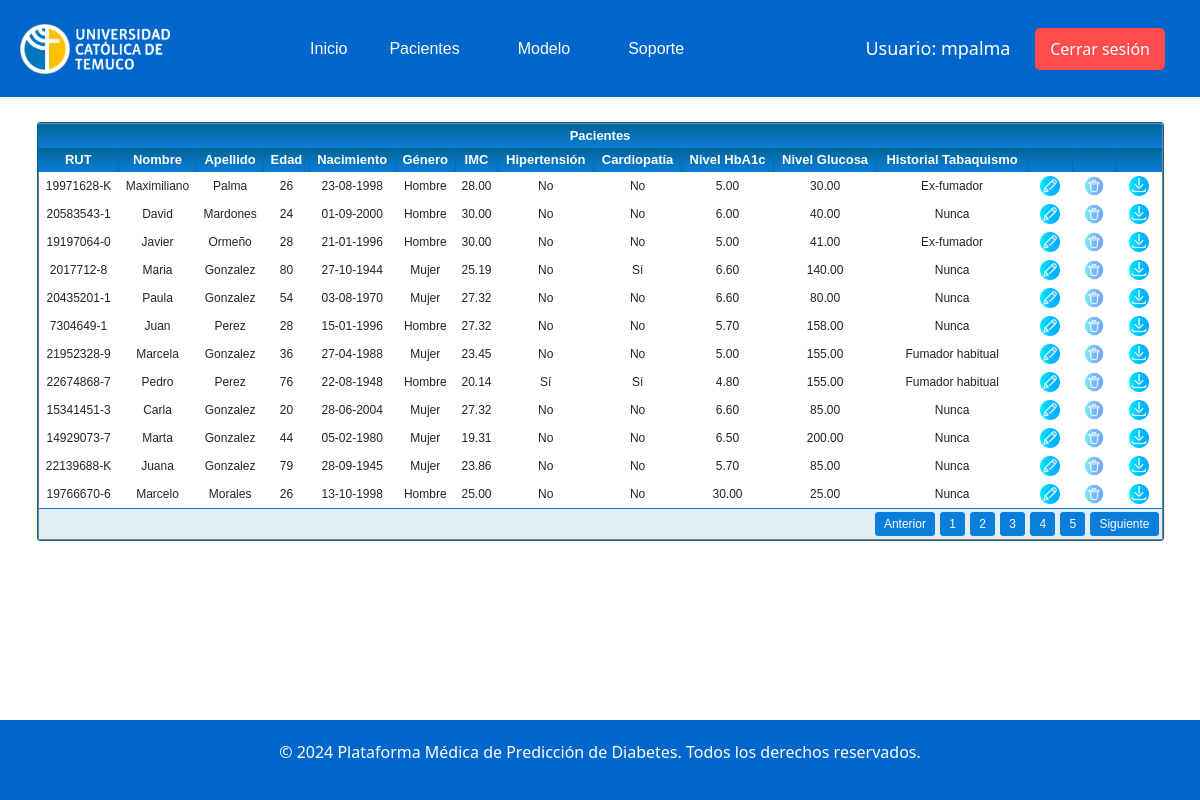
Screenshot of /listado/ (signed in) with the database file from the repository.
### appmodel/models.py (models this page shows, shortened)
class Paciente(models.Model):
    rut = models.CharField(max_length=12)
    nombre = models.CharField(max_length=100)
    apellido = models.CharField(max_length=100)
    edad = models.IntegerField()
    nacimiento = models.DateField()
    genero = models.IntegerField(choices=[(0, 'Mujer'), (1, 'Hombre'),  (2, 'Otro')])
    bmi = models.DecimalField(max_digits=5, decimal_places=2)
    hipertension = models.BooleanField()
    enfermedad_cardiaca = models.BooleanField()
    nivel_hba1c = models.DecimalField(max_digits=4, decimal_places=2)
    nivel_glucosa = models.DecimalField(max_digits=5, decimal_places=2)
    historial_tabaquismo = models.IntegerField(choices=[
        (0, 'Nunca'), (1, 'Ex-fumador'), (2, 'Fumador ocasional'), (3, 'Fumador habitual')
    ])

### appmodel/views.py (the view)
# urls.py: path('listado/', login_required(views.listado_pacientes), name='listado_pacientes'),
@login_required
def listado_pacientes(request):
    pacientes = Paciente.objects.all()
    return render(request, 'listado.html', {'pacientes': pacientes})

### appmodel/templates/listado.html (shortened to what this page needs)
{% extends 'base.html' %}
{% load static %}
{% block content %}
<div class="datagrid-container">
    <div class="datagrid">
        <div class="table-wrapper">
            <table border="1">
                <thead>
                    <tr>
                        <th colspan="15">Pacientes</th>
                    </tr>
                    <tr>
                        <th>RUT</th>
                        <th>Nombre</th>
                        <th>Apellido</th>
                        <th>Edad</th>
                        <th>Nacimiento</th>
                        <th>Género</th>
                        <th>IMC</th>
                        <th>Hipertensión</th>
                        <th>Cardiopatía</th>
                        <th>Nivel HbA1c</th>
                        <th>Nivel Glucosa</th>
                        <th>Historial Tabaquismo</th>
                        <th> </th>
                        <th> </th>
                        <th> </th>
                    </tr>
                </thead>
                <tbody>
                    {% for paciente in pacientes %}
                    <tr id="row-{{ paciente.id }}">
                        <form method="post" action="{% url 'editar_paciente' paciente.id %}">
                            <td>
                                <span id="rut-{{ paciente.id }}">{{ paciente.rut }}</span>
                            </td>
                            <td>
                                <span id="nombre-{{ paciente.id }}">{{ paciente.nombre }}</span>
                            </td>
                            <td>
                                <span id="apellido-{{ paciente.id }}">{{ paciente.apellido }}</span>
                            </td>
                            <td>
                                <span id="edad-{{ paciente.id }}">{{ paciente.edad }}</span>
                            </td>
                            <td>
                                <span id="nacimiento-{{ paciente.id }}">{{ paciente.nacimiento|date:"d-m-Y" }}</span>
                            </td>
                            <td>
                                <span id="genero-{{ paciente.id }}">
                                    {% if paciente.genero == 1 %} Hombre
                                    {% elif paciente.genero == 0 %} Mujer
                                    {% else %} Otro
                                    {% endif %}
                                </span>
                            </td>
                            <td>
                                <span id="bmi-{{ paciente.id }}">{{ paciente.bmi }}</span>
                            </td>
                            <td>
                                <span id="hipertension-{{ paciente.id }}">{{ paciente.hipertension|yesno:"Sí,No" }}</span>
                            </td>
                            <td>
                                <span id="cardiopatia-{{ paciente.id }}">{{ paciente.enfermedad_cardiaca|yesno:"Sí,No" }}</span>
                            </td>
                            <td>
                                <span id="hba1c-{{ paciente.id }}">{{ paciente.nivel_hba1c }}</span>
                            </td>
                            <td>
                                <span id="glucosa-{{ paciente.id }}">{{ paciente.nivel_glucosa }}</span>
                            </td>
                            <td>
                                <span id="tabaquismo-{{ paciente.id }}">
                                    {% if paciente.historial_tabaquismo == 0 %} Nunca
                                    {% elif paciente.historial_tabaquismo == 1 %} Ex-fumador
                                    {% elif paciente.historial_tabaquismo == 2 %} Fumador ocasional
                                    {% else %} Fumador habitual
                                    {% endif %}
                                </span>
                            </td>
                            <td>
                                <button type="button" id="edit-button-{{ paciente.id }}" style="border: none; background: none; cursor: pointer;">
                                    <img src="{% static 'editar.png' %}" alt="Editar" style="width: 20px; height: 20px;">
                                </button>
                            </td>
                        </form>
                        <td>
                            <form method="post" action="{% url 'eliminar_paciente' paciente.id %}" style="display:inline;">
                                <button type="submit" onclick="return confirm('¿Estás seguro de que deseas eliminar este paciente?');" style="border: none; background: none; cursor: pointer;">
                                    <img src="{% static 'eliminar.png' %}" alt="Eliminar" style="width: 20px; height: 20px;">
                                </button>
                            </form>
                        </td>
                        <td>
                            <form method="post" action="{% url 'reporte_paciente' paciente.id %}" style="display:inline;">
                                <button type="submit" style="border: none; background: none; cursor: pointer;">
                                    <img src="{% static 'descargar.png' %}" alt="Descargar" style="width: 20px; height: 20px;">
                                </button>
                            </form>
                        </td>
                    </tr>
                    {% empty %}
                    <tr>
                        <td colspan="15">No hay pacientes registrados</td>
                    </tr>
                    {% endfor %}
                </tbody>
                <tfoot>
                    <tr>
                        <td colspan="15">
                            <div id="paging">
                                <ul>
                                    <li><a href="#"><span>Anterior</span></a></li>
                                    <li><a href="#" class="active"><span>1</span></a></li>
                                    <li><a href="#"><span>2</span></a></li>
                                    <li><a href="#"><span>3</span></a></li>
                                    <li><a href="#"><span>4</span></a></li>
                                    <li><a href="#"><span>5</span></a></li>
                                    <li><a href="#"><span>Siguiente</span></a></li>
                                </ul>
                            </div>
                        </td>
                    </tr>
                </tfoot>
            </table>
        </div>
    </div>
</div>
{% endblock %}

### appmodel/templates/base.html (shortened to what this page needs)
{% load static %}
<!DOCTYPE html>
<html lang="es">
<head>
    <link rel="stylesheet" href="{% static 'styles.css' %}">
    <link href="https://cdn.jsdelivr.net/npm/bootstrap@5.3.3/dist/css/bootstrap.min.css" rel="stylesheet">
    <link rel="stylesheet" href="https://code.jquery.com/ui/1.12.1/themes/base/jquery-ui.css">
</head>
<body>
    <header>
        <div class="logo">
            <img src="{% static 'logo_ici.png' %}" alt="Logo Universidad Católica de Temuco">
        </div>
        <nav>
            <ul>
                <a href="{% url 'index' %}"> <button class="button primary dropbtn" >Inicio</button> </a>
                <div class="dropdown">
                    <button class="dropbtn">Pacientes</button>
                </div>
                <div class="dropdown">
                    <button class="dropbtn">Modelo</button>
                </div>
                <div class="dropdown">
                    <button class="dropbtn" >Soporte</button>
                </div>
            </ul>
        </nav>
        <div class="user-info-container">
            <span>Usuario: {{ user.username}}</span>
            <a href="/logout" class="logout-button">Cerrar sesión</a>
        </div>
    </header>
    <body>
        {% block content %}
        {% endblock %}
    </body>
    <footer>
        {% if user.is_authenticated %}
            <p>&copy; 2024 Plataforma Médica de Predicción de Diabetes. Todos los derechos reservados.</p>
        {% else %}
            <p>&copy; 2024 Plataforma Médica de Predicción de Diabetes. Todos los derechos reservados. NO AUTENTICADO</p>
        {% endif %}
    </footer>
</body>
</html>

### appmodel/static/styles.css (style rules this page uses)
body { font-family: Arial, sans-serif; background-color: #f0f8ff; color: #333; margin: 0; padding: 0; padding-bottom: 100px; }
header { background-color: #0066cc; color: white; padding: 20px; display: flex; justify-content: space-between; align-items: center; }
footer { text-align: center; padding: 20px; background-color: #0066cc; color: white; position: fixed; width: 100%; bottom: 0; }
.user-info-container { background-color: #0066cc; padding: 15px; border-radius: 8px; display: inline-block; color: white; font-size: 18px; }
.user-info-container span { margin-right: 20px; }
.logout-button { background-color: #ff4c4c; color: white; padding: 10px 15px; border: none; border-radius: 5px; text-decoration: none; font-size: 16px; cursor: pointer; transition: background-color 0.3s ease; }
.logo img { height: 50px; }
nav ul { list-style-type: none; margin: 0; padding: 0; display: flex; }
.button { border: none; color: white; padding: 14px 28px; cursor: pointer; border-radius: 5px; margin-right: 10px; font-family: 'Arial', sans-serif; font-size: 16px; transition: background-color 0.3s ease; }
.primary { background-color: #0066cc; }
.dropbtn { background-color: #0066cc; color: white; padding: 16px; font-size: 16px; border: none; transition: background-color 0.3s ease; cursor: pointer; border-radius: 5px; margin-right: 10px; font-family: 'Arial', sans-serif; }
.dropdown { position: relative; display: inline-block; transition: background-color 0.3s ease; cursor: pointer; border-radius: 5px; margin-right: 16px; font-family: 'Arial', sans-serif; font-size: 16px; }
.datagrid-container { display: flex; justify-content: space-between; margin: 25px; gap: 2%; }
.datagrid { font: normal 12px/150% Arial, Helvetica, sans-serif; background: #fff; overflow: hidden; border: 1px solid #006699; -webkit-border-radius: 3px; -moz-border-radius: 3px; border-radius: 3px; display: inline-block; flex: 1; margin: 0 1%; }
.datagrid table { width: 100%; border-collapse: collapse; text-align: center; }
.datagrid table td, .datagrid table th { padding: 3px 5px; }
.datagrid table thead th { background: -webkit-gradient(linear, left top, left bottom, color-stop(0.05, #006699), color-stop(1, #0b7dda)); background: -moz-linear-gradient(center top, #006699 5%, #00557F 100%); filter: progid:DXImageTransform.Microsoft.gradient(startColorstr='#006699', endColorstr='#00557F'); background-color: #006699; color: #FFFFFF; font-size: 13px; font-weight: bold; border-left: 1px solid #0070A8; }
.datagrid table tfoot td div { border-top: 1px solid #0b7dda; background: #E1EEF4; }
.datagrid table tfoot td { padding: 0; font-size: 12px; }
.datagrid table tfoot td div { padding: 2px; }
.datagrid table tfoot td ul { margin: 0; padding: 0; list-style: none; text-align: right; }
.datagrid table tfoot li { display: inline; }
.datagrid table tfoot li a { text-decoration: none; display: inline-block; padding: 2px 8px; margin: 1px; color: #FFFFFF; border: 1px solid #0b7dda; -webkit-border-radius: 3px; -moz-border-radius: 3px; border-radius: 3px; background: -webkit-gradient(linear, left top, left bottom, color-stop(0.05, #0b7dda), color-stop(1, #0b7dda)); background: -moz-linear-gradient(center top, #0b7dda 5%, #0b7dda 100%); filter: progid:DXImageTransform.Microsoft.gradient(startColorstr='#006699', endColorstr='#00557F'); background-color: #0b7dda; }
ul { text-align: left; }

### appmodel/templates/listado.html (style rules this page uses)
.table-wrapper { max-width: 100%; overflow-x: auto; }
table { width: 100%; border-collapse: collapse; }
table th, table td { padding: 8px; text-align: center; }

### rows the page displays
Paciente: rut "19971628-K", nombre "Maximiliano", apellido "Palma", edad "26", nacimiento "23-08-1998", genero "Hombre", bmi "28.00", hipertension "No", enfermedad_cardiaca "No", nivel_hba1c "5.00", nivel_glucosa "30.00", historial_tabaquismo "Ex-fumador"
Paciente: rut "20583543-1", nombre "David", apellido "Mardones", edad "24", nacimiento "01-09-2000", genero "Hombre", bmi "30.00", hipertension "No", enfermedad_cardiaca "No", nivel_hba1c "6.00", nivel_glucosa "40.00", historial_tabaquismo "Nunca"
Paciente: rut "19197064-0", nombre "Javier", apellido "Ormeño", edad "28", nacimiento "21-01-1996", genero "Hombre", bmi "30.00", hipertension "No", enfermedad_cardiaca "No", nivel_hba1c "5.00", nivel_glucosa "41.00", historial_tabaquismo "Ex-fumador"
Paciente: rut "2017712-8", nombre "Maria", apellido "Gonzalez", edad "80", nacimiento "27-10-1944", genero "Mujer", bmi "25.19", hipertension "No", enfermedad_cardiaca "Sí", nivel_hba1c "6.60", nivel_glucosa "140.00", historial_tabaquismo "Nunca"
Paciente: rut "20435201-1", nombre "Paula", apellido "Gonzalez", edad "54", nacimiento "03-08-1970", genero "Mujer", bmi "27.32", hipertension "No", enfermedad_cardiaca "No", nivel_hba1c "6.60", nivel_glucosa "80.00", historial_tabaquismo "Nunca"
Paciente: rut "7304649-1", nombre "Juan", apellido "Perez", edad "28", nacimiento "15-01-1996", genero "Hombre", bmi "27.32", hipertension "No", enfermedad_cardiaca "No", nivel_hba1c "5.70", nivel_glucosa "158.00", historial_tabaquismo "Nunca"
Paciente: rut "21952328-9", nombre "Marcela", apellido "Gonzalez", edad "36", nacimiento "27-04-1988", genero "Mujer", bmi "23.45", hipertension "No", enfermedad_cardiaca "No", nivel_hba1c "5.00", nivel_glucosa "155.00", historial_tabaquismo "Fumador habitual"
Paciente: rut "22674868-7", nombre "Pedro", apellido "Perez", edad "76", nacimiento "22-08-1948", genero "Hombre", bmi "20.14", hipertension "Sí", enfermedad_cardiaca "Sí", nivel_hba1c "4.80", nivel_glucosa "155.00", historial_tabaquismo "Fumador habitual"
Paciente: rut "15341451-3", nombre "Carla", apellido "Gonzalez", edad "20", nacimiento "28-06-2004", genero "Mujer", bmi "27.32", hipertension "No", enfermedad_cardiaca "No", nivel_hba1c "6.60", nivel_glucosa "85.00", historial_tabaquismo "Nunca"
Paciente: rut "14929073-7", nombre "Marta", apellido "Gonzalez", edad "44", nacimiento "05-02-1980", genero "Mujer", bmi "19.31", hipertension "No", enfermedad_cardiaca "No", nivel_hba1c "6.50", nivel_glucosa "200.00", historial_tabaquismo "Nunca"
Paciente: rut "22139688-K", nombre "Juana", apellido "Gonzalez", edad "79", nacimiento "28-09-1945", genero "Mujer", bmi "23.86", hipertension "No", enfermedad_cardiaca "No", nivel_hba1c "5.70", nivel_glucosa "85.00", historial_tabaquismo "Nunca"
Paciente: rut "19766670-6", nombre "Marcelo", apellido "Morales", edad "26", nacimiento "13-10-1998", genero "Hombre", bmi "25.00", hipertension "No", enfermedad_cardiaca "No", nivel_hba1c "30.00", nivel_glucosa "25.00", historial_tabaquismo "Nunca"

### other values shown
{{ user.username }} "mpalma"
